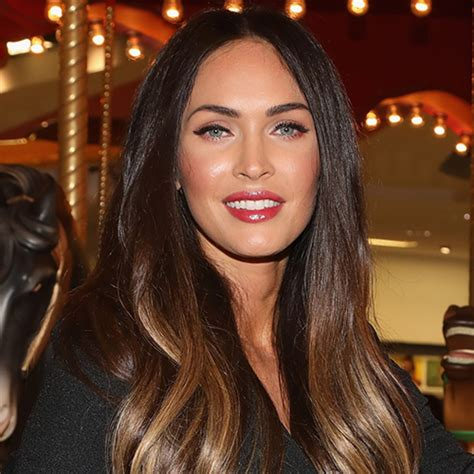
#> input picture Assignment3/all images/002_6e289116.jpg, 474 x 474 px; its folder holds only this picture in this run
$ jupyter execute --allow-errors q1.EigenFace_scratch.ipynb
#> lines starting #> are read from the running program, lines starting #| are printed output that depends on the picture
[cell 1]
import numpy as np
import cv2
import os
import matplotlib.pyplot as plt

[cell 2]
# Load the images
def load_images_from_folder(folder):
    images = []
    for filename in os.listdir(folder):
        img = cv2.imread(os.path.join(folder,filename), cv2.IMREAD_GRAYSCALE)
        img=cv2.resize(img,(100,100))
        if img is not None:
            images.append(img)
    return images

[cell 3]
# Calculate the mean image
def get_mean_image(images):
    mean_image = np.zeros(images[0].shape, dtype=np.float64)
    for image in images:
        mean_image += image/len(images)
    return mean_image

[cell 4]
# Calculate the covariance matrix
def get_covariance_matrix(images, mean_image):
    matrix = np.zeros((len(images[0].ravel()), len(images[0].ravel())), dtype=np.float64)
    for image in images:
        matrix += np.outer((image-mean_image).ravel(), (image-mean_image).ravel())
    return matrix

[cell 5]
# Calculate the eigenvectors and eigenvalues
def get_eigen_vectors(matrix):
    eigen_values, eigen_vectors = np.linalg.eig(matrix)
    return eigen_values, eigen_vectors

[cell 6]
# Project the images onto the eigenvectors
def project_images(images, eigen_vectors):
    features = np.zeros((len(images), len(eigen_vectors)), dtype=np.float64)
    for i, image in enumerate(images):
        features[i] = np.dot(eigen_vectors.T, (image-mean_image).ravel())
    return features

[cell 7]
# Reconstruct the original images
def reconstruct_images(features, eigen_vectors, mean_image):
    images = np.zeros((len(features), mean_image.shape[0]*mean_image.shape[1]), dtype=np.float64)
    for i, feature in enumerate(features):
        images[i] = mean_image.ravel() + np.dot(eigen_vectors, feature).ravel()
    return images

[cell 8]
# Calculate the similarity score between two images
def get_similarity_score(image1, image2):
    return np.dot(image1.ravel(), image2.ravel())

[cell 9]
# Load the training images
train_folder = 'all images'
train_images = load_images_from_folder(train_folder)
#> in load_images_from_folder, `img = cv2.imread(os.path.join(folder,filename), cv2.IMREAD_GRAYSCALE)`:
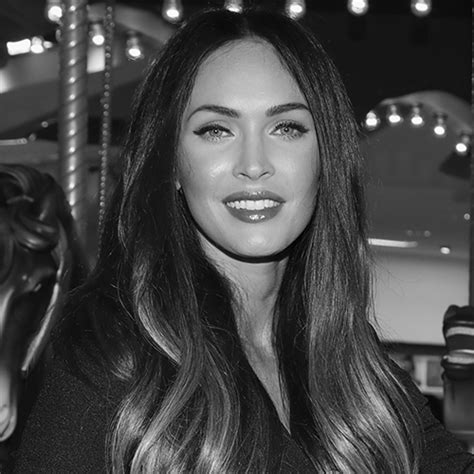
#> img: shape (474, 474); min 0, max 255, mean 69.6
#> in load_images_from_folder, `img=cv2.resize(img,(100,100))`:
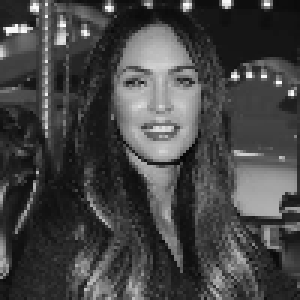
#> img: shape (100, 100) (shown 3 times larger); min 5, max 254, mean 69.4
#> train_images = 1 item

[cell 10]
# Calculate the mean image
mean_image = get_mean_image(train_images)
#> the loop in get_mean_image, `for image in images:` made 1 pass

[cell 11]
# Calculate the covariance matrix
matrix = get_covariance_matrix(train_images, mean_image)
#> the loop in get_covariance_matrix, `for image in images:` made 1 pass

[cell 12]
# Calculate the eigenvectors and eigenvalues
eigen_values, eigen_vectors = get_eigen_vectors(matrix)

[cell 13]
# Sort the eigenvectors by eigenvalues
sorted_indexes = eigen_values.argsort()[::-1]
#> sorted_indexes = 10000 values, max 9999 at index 246, min 0 at index 5944, mean 4999.5
eigen_values = eigen_values[sorted_indexes]
#> (the rest of this cell did not finish here and is left out)

[cell 14]
# Project the training images onto the eigenvectors
train_features = project_images(train_images, eigen_vectors)
#> the loop in project_images, `for i, image in enumerate(images):` made 1 pass

[cell 15]
# Load the test images
test_folder = 'test_image'
#> (the rest of this cell did not finish here and is left out)

$ run again, on Assignment3/all images/007_0a40d399.jpg
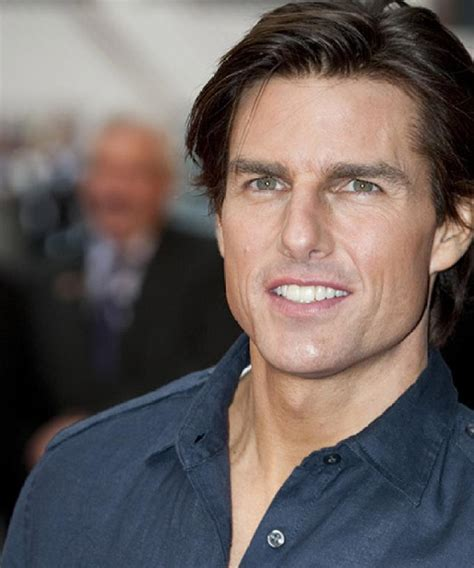
#> input picture Assignment3/all images/007_0a40d399.jpg, 474 x 568 px
#> in load_images_from_folder, `img = cv2.imread(os.path.join(folder,filename), cv2.IMREAD_GRAYSCALE)`:
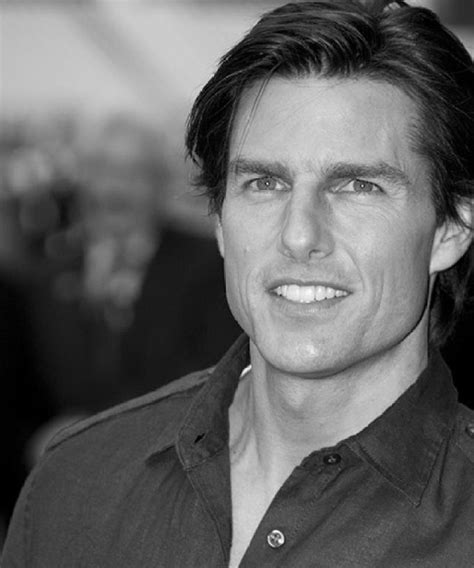
#> img: shape (568, 474); min 0, max 255, mean 97.7
#> in load_images_from_folder, `img=cv2.resize(img,(100,100))`:
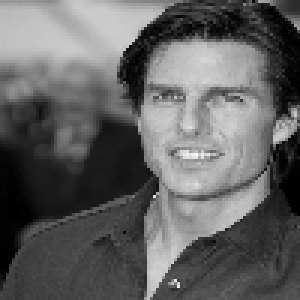
#> img: shape (100, 100) (shown 3 times larger); min 0, max 249, mean 97.4
#> train_images = 1 item
#> the loop in get_mean_image, `for image in images:` made 1 pass
#> the loop in get_covariance_matrix, `for image in images:` made 1 pass
#> sorted_indexes = 10000 values, max 9999 at index 9184, min 0 at index 6366, mean 4999.5
#> the loop in project_images, `for i, image in enumerate(images):` made 1 pass

$ run again, on Assignment3/all images/009_49237aa0.jpg
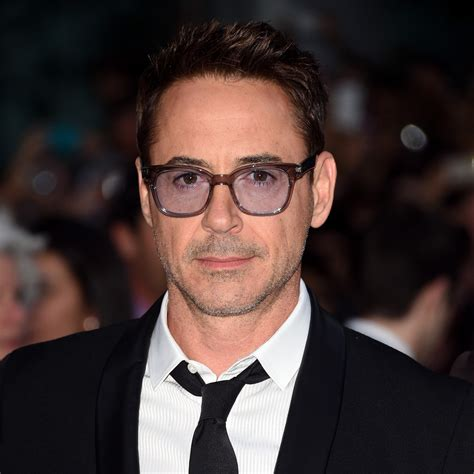
#> input picture Assignment3/all images/009_49237aa0.jpg, 474 x 474 px
#> in load_images_from_folder, `img = cv2.imread(os.path.join(folder,filename), cv2.IMREAD_GRAYSCALE)`:
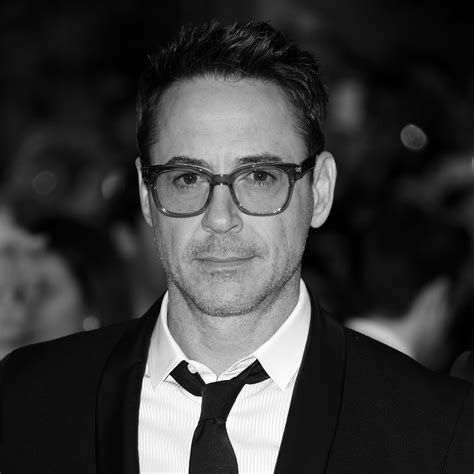
#> img: shape (474, 474); min 0, max 255, mean 58.9
#> in load_images_from_folder, `img=cv2.resize(img,(100,100))`:
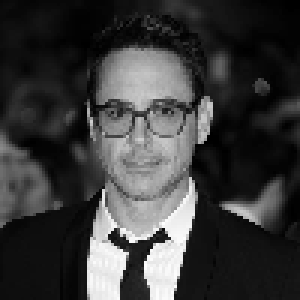
#> img: shape (100, 100) (shown 3 times larger); min 0, max 255, mean 58.8
#> train_images = 1 item
#> the loop in get_mean_image, `for image in images:` made 1 pass
#> the loop in get_covariance_matrix, `for image in images:` made 1 pass
#> sorted_indexes = 10000 values, max 9999 at index 6281, min 0 at index 6246, mean 4999.5
#> the loop in project_images, `for i, image in enumerate(images):` made 1 pass

$ run again, on Assignment3/all images/005_8af3cada.jpg
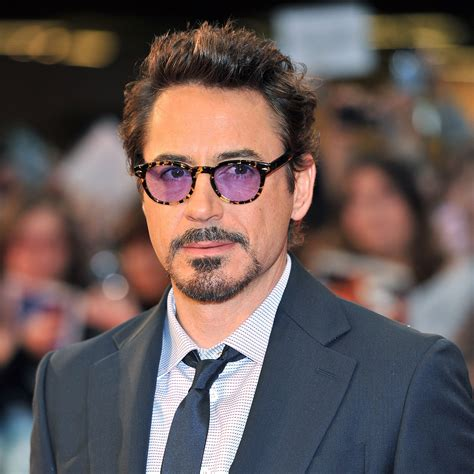
#> input picture Assignment3/all images/005_8af3cada.jpg, 474 x 474 px
#> in load_images_from_folder, `img = cv2.imread(os.path.join(folder,filename), cv2.IMREAD_GRAYSCALE)`:
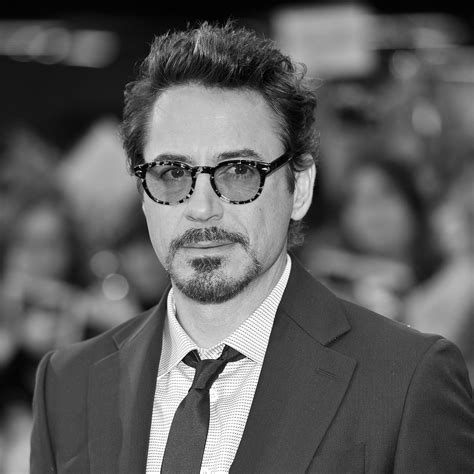
#> img: shape (474, 474); min 0, max 255, mean 94.1
#> in load_images_from_folder, `img=cv2.resize(img,(100,100))`:
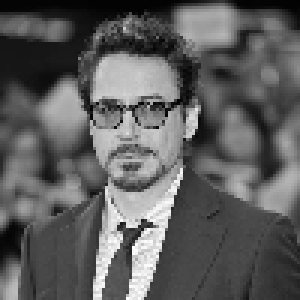
#> img: shape (100, 100) (shown 3 times larger); min 1, max 253, mean 94
#> train_images = 1 item
#> the loop in get_mean_image, `for image in images:` made 1 pass
#> the loop in get_covariance_matrix, `for image in images:` made 1 pass
#> sorted_indexes = 10000 values, max 9999 at index 7941, min 0 at index 6258, mean 4999.5
#> the loop in project_images, `for i, image in enumerate(images):` made 1 pass
